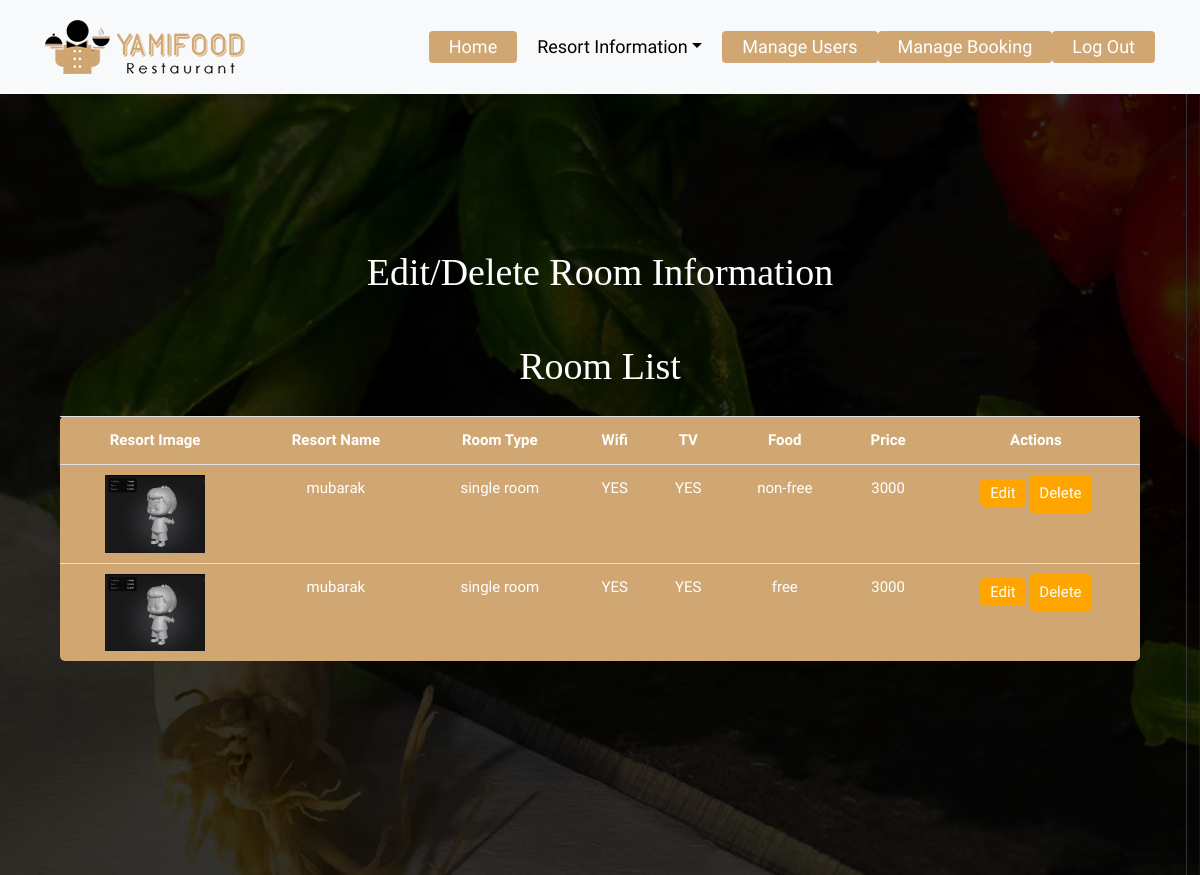
/rooms/, run on the app's committed database.
### home/models.py (models this page shows, shortened)
class room(models.Model):
    resort = models.ForeignKey(resort, related_name='rooms', on_delete=models.CASCADE)
    ROOM_CHOICES = [
        ('single room', 'Single Room'),
        ('double room', 'Double Room'),
        ('special room', 'Special Room'),
    ]
    room_type = models.CharField(max_length=100, choices=ROOM_CHOICES)
    WIFI_CHOICES = [
        ('YES', 'Yes'),
        ('NO', 'No'),
    ]
    wifi_number = models.CharField(max_length=100, choices=WIFI_CHOICES)
    TV_CHOICES = [
        ('YES', 'Yes'),
        ('NO', 'No'),
    ]
    tv_number = models.CharField(max_length=100, choices=TV_CHOICES)
    FOOD_CHOICES = [
        ('free', 'Free'),
        ('non-free', 'Non-Free'),
    ]
    food = models.CharField(max_length=100, choices=FOOD_CHOICES)
    price = models.IntegerField()

class resort(models.Model):
    name=models.CharField(max_length=100,primary_key=True)
    locality=models.CharField(max_length=500)
    email=models.EmailField()
    phone=models.CharField(max_length=15)
    address=models.CharField(max_length=500)
    land_mark=models.CharField(max_length=100)
    parking_choices=[
        ('YES','YES'),
        ('NO','NO'),
    ]
    parking=models.CharField(max_length=100,choices=parking_choices)
    image=models.ImageField(upload_to='resort_images/')

### home/views.py (the view)
# urls.py: path('rooms/', views.room_list, name='room_list'),
def room_list(request):
    rooms = room.objects.all()
    return render(request, 'room_list.html', {'rooms': rooms})

### templates/room_list.html (shortened to what this page needs)
{% load static %}
<!DOCTYPE html>
<html lang="en">
<head>
    <link rel="stylesheet" href="{% static 'css/bootstrap.min.css' %}">
    <link rel="stylesheet" href="{% static 'css/style.css' %}">
    <link rel="stylesheet" href="{% static 'css/custom.css' %}">
</head>
<body>
    <header class="top-navbar">
        <nav class="navbar navbar-expand-lg navbar-light bg-light">
            <div class="container">
                <a class="navbar-brand" href="index.html">
                    <img src="{% static 'images/logo.png' %}" alt="" />
                </a>
                <div class="collapse navbar-collapse" id="navbars-rs-food">
                    <ul class="navbar-nav ml-auto">
                        <li class="nav-item active"><a class="nav-link" href="{% url 'resort_reg'  %}">Home</a></li>
                        <li class="nav-item dropdown">
                            <a class="nav-link dropdown-toggle" href="#" id="dropdown-a" data-toggle="dropdown">Resort Information</a>
                        </li>
                        <li class="nav-item active"><a class="nav-link" href="{% url 'manage_users' %}">Manage Users</a></li>
                        <li class="nav-item active"><a class="nav-link" href="{% url 'manage_booking' %}">Manage Booking</a></li>
                        <li class="nav-item active"><a class="nav-link" href="{% url 'front' %}">Log Out</a></li>
                    </ul>
                </div>
            </div>
        </nav>
    </header>
    <div class="all-page-title page-breadcrumb">
        <div class="container text-center">
            <div class="row">
                <div class="col-lg-12">
                    <h1>Edit/Delete Room Information</h1>
                </div>
            </div>
    <div class="container py-5">
            <h1>Room List</h1>
            <br>
            <table class="table">
                <tr>
                    <th>Resort Image</th>
                    <th>Resort Name</th>
                    <th>Room Type</th>
                    <th>Wifi</th>
                    <th>TV</th>
                    <th>Food</th>
                    <th>Price</th>
                    <th>Actions</th>
                </tr>
                {% for room in rooms %}
                <tr>
                    <td><img src="{{ room.resort.image.url }}" alt="{{ room.resort.name }}" style="width: 100px; height: auto;"></td>
                    <td>{{ room.resort.name }}</td>
                    <td>{{ room.room_type }}</td>
                    <td>{{ room.wifi_number }}</td>
                    <td>{{ room.tv_number }}</td>
                    <td>{{ room.food }}</td>
                    <td>{{ room.price }}</td>
                    <td>
                        <a href="{% url 'edit_room' room.id %}" class="btn-orange">Edit</a>
                        <form action="{% url 'delete_room' room.id %}" method="post" style="display:inline;">
                            <button type="submit" class="btn-orange">Delete</button>
                        </form>
                    </td>
                </tr>
                {% endfor %}
            </table>
        </div>
    </div>
</body>
</html>

### static/css/style.css (style rules this page uses)
body { font-size: 15px; font-family: 'Athiti', sans-serif; line-height: 1.80857; }
a { color: #1f1f1f; text-decoration: none !important; outline: none !important; -webkit-transition: all .3s ease-in-out; -moz-transition: all .3s ease-in-out; -ms-transition: all .3s ease-in-out; -o-transition: all .3s ease-in-out; transition: all .3s ease-in-out; }
h1, h2, h3, h4, h5, h6 { letter-spacing: 0; font-weight: normal; position: relative; padding: 0 0 10px 0; font-weight: normal; line-height: 120% !important; color: #1f1f1f; margin: 0 }
h1 { font-size: 24px }
a { color: #1f1f1f; text-decoration: none; outline: none; }
a, .btn { text-decoration: none !important; outline: none !important; -webkit-transition: all .3s ease-in-out; -moz-transition: all .3s ease-in-out; -ms-transition: all .3s ease-in-out; -o-transition: all .3s ease-in-out; transition: all .3s ease-in-out; }
ul, li, ol { list-style: none; margin: 0px; padding: 0px; }
.top-navbar { position: relative; z-index: 10; }
.top-navbar .navbar { padding: 15px 0px; position: fixed; width: 100%; transition: height .3s ease-out, background .3s ease-out, box-shadow .3s ease-out; -webkit-transform: translate3d(0, 0, 0); transform: translate3d(0, 0, 0); z-index: 100; }
.top-navbar .navbar-light .navbar-nav .nav-link { color: #010101; font-size: 18px; padding: 0px 20px; border-radius: 4px; }
.top-navbar .navbar-light .navbar-nav .nav-item.active .nav-link { background: #d0a772; color: #ffffff; border-radius: 4px; }
.page-breadcrumb { padding: 250px 0 150px; background: url(../images/all-bg.jpg) no-repeat; background-attachment: fixed; background-size: cover; background-position: 0 0; position: relative; }
.all-page-title .container { position: relative; z-index: 2; }
.all-page-title::before { background: #010101; content: ""; height: 100%; left: 0; position: absolute; top: 0; width: 100%; z-index: 1; opacity: 0.8; }
.all-page-title h1 { font-size: 38px; color: #ffffff; font-family: 'Arbutus Slab', serif; padding: 0px; }

### templates/room_list.html (style rules this page uses)
.table { background-color: #d0a772; border-radius: 5px; padding: 10px; }
.table th, .table td { text-align: center; padding: 10px; color: white; }
.btn-orange { background-color: #FFA500; border: none; color: white; padding: 5px 10px; border-radius: 5px; cursor: pointer; }

### data on the page
room: resort.image (picture), resort.name "mubarak", room_type "single room", wifi_number "YES", tv_number "YES", food "non-free", price "3000"
room: resort.image (picture), resort.name "mubarak", room_type "single room", wifi_number "YES", tv_number "YES", food "free", price "3000"
